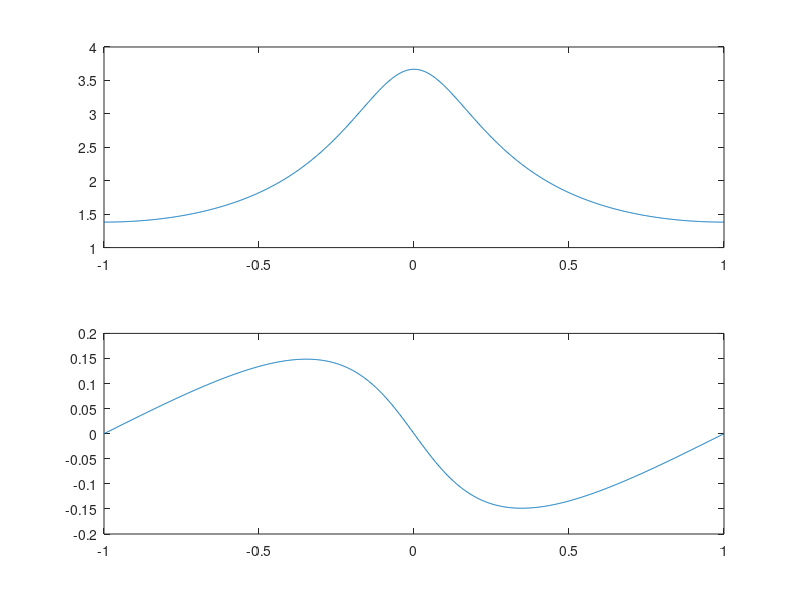

The MATLAB script that drew this image:
clc; 
close all;

w = [-500:1:500]*pi/500;
H = (2-0.9*exp(-j*w))./(1-0.9*exp(-j*w)+0.2*exp(-j*2*w));

magH = abs(H); 
angH = angle(H);

subplot(2,1,1);
plot(w/pi,magH);

subplot(2,1,2); 
plot(w/pi,angH/pi);